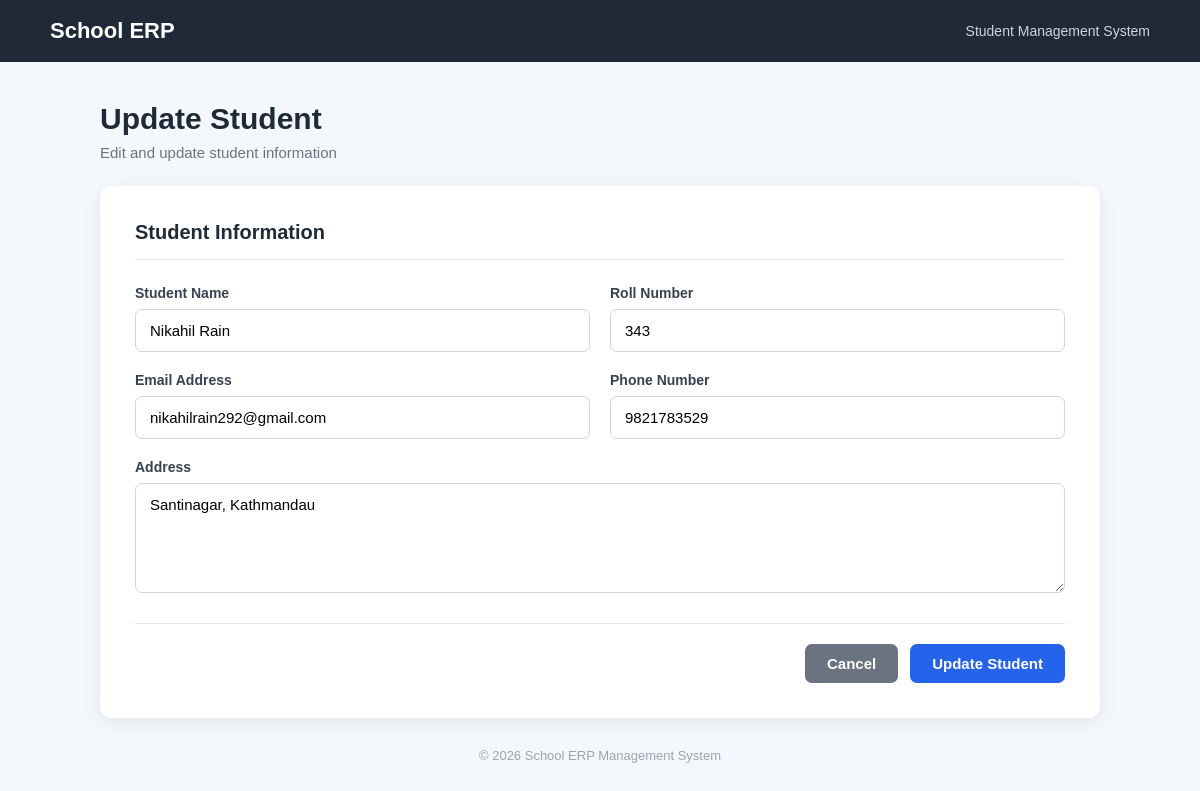
Page /students/update/3/ on the committed database.
### students/models.py (models this page shows, shortened)
class Student(models.Model):
    name = models.CharField(max_length=100)
    roll_no = models.IntegerField(unique=True)
    address = models.TextField()
    email = models.EmailField(unique=True)
    phone = models.TextField(max_length=15)
    gender = models.CharField(max_length=20, blank=True, null=True)
    date_of_birth = models.DateField(null=True, blank=True)
    admission_date = models.DateTimeField(default=timezone.now)

### students/views.py (the view, shortened to what this page needs)
# urls.py: path("update/<int:id>/", views.update_student, name="update_student"),
def update_student(request, id):
    student = get_object_or_404(Student, id=id)
    return render(request, "students/update_student.html", {
    "student": student
})

### students/templates/students/update_student.html (shortened to what this page needs)
<!DOCTYPE html>
<html lang="en">
<head>
</head>
<body>
    <header class="header">
        <div class="logo">
            School ERP
        </div>
        <div class="header-text">
            Student Management System
        </div>
    </header>
    <main class="main-container">
        <div class="page-header">
            <h1>
                Update Student
            </h1>
            <p>
                Edit and update student information
            </p>
        </div>
        <div class="form-card">
            <div class="form-title">
                Student Information
            </div>
            <form method="POST">
                <div class="form-grid">
                    <div class="form-group">
                        <label for="name">
                            Student Name
                        </label>
                        <input type="text" id="name" name="name" value="{{ student.name }}" placeholder="Enter student name" required>
                    </div>
                    <div class="form-group">
                        <label for="roll_no">
                            Roll Number
                        </label>
                        <input type="number" id="roll_no" name="roll_no" value="{{ student.roll_no }}" placeholder="Enter roll number" required>
                    </div>
                    <div class="form-group">
                        <label for="email">
                            Email Address
                        </label>
                        <input type="email" id="email" name="email" value="{{ student.email }}" placeholder="Enter email address" required>
                    </div>
                    <div class="form-group">
                        <label for="phone">
                            Phone Number
                        </label>
                        <input type="text" id="phone" name="phone" value="{{ student.phone }}" placeholder="Enter phone number" required>
                    </div>
                    <div class="form-group full-width">
                        <label for="address">
                            Address
                        </label>
                        <textarea id="address" name="address" placeholder="Enter student address" required>{{ student.address }}</textarea>
                    </div>
                </div>
                <div class="button-section">
                    <a href="{% url 'student' %}" class="btn cancel-btn">
                        Cancel
                    </a>
                    <button type="submit" class="btn update-btn">
                        Update Student
                    </button>
                </div>
            </form>
        </div>
        <div class="footer">
            © 2026 School ERP Management System
        </div>
    </main>
</body>
</html>

### students/templates/students/update_student.html (style rules this page uses)
* { margin: 0; padding: 0; box-sizing: border-box; }
body { font-family: Arial, Helvetica, sans-serif; background: #f4f7fb; color: #333; }
.header { background: #1f2937; color: white; padding: 18px 50px; display: flex; justify-content: space-between; align-items: center; }
.logo { font-size: 22px; font-weight: bold; }
.header-text { font-size: 14px; color: #d1d5db; }
.main-container { width: 90%; max-width: 1000px; margin: 40px auto; }
.page-header { margin-bottom: 25px; }
.page-header h1 { font-size: 30px; color: #1f2937; margin-bottom: 8px; }
.page-header p { color: #6b7280; font-size: 15px; }
.form-card { background: white; border-radius: 12px; padding: 35px; box-shadow: 0 5px 20px rgba(0, 0, 0, 0.08); }
.form-title { font-size: 20px; font-weight: bold; color: #1f2937; margin-bottom: 25px; padding-bottom: 15px; border-bottom: 1px solid #e5e7eb; }
.form-grid { display: grid; grid-template-columns: 1fr 1fr; gap: 20px; }
.form-group { display: flex; flex-direction: column; }
.full-width { grid-column: 1 / -1; }
.form-group label { font-weight: bold; font-size: 14px; margin-bottom: 8px; color: #374151; }
.form-group input, .form-group textarea { width: 100%; padding: 12px 14px; border: 1px solid #d1d5db; border-radius: 7px; font-size: 15px; outline: none; transition: 0.3s; font-family: Arial, sans-serif; }
.form-group textarea { height: 110px; resize: vertical; }
.button-section { display: flex; justify-content: flex-end; gap: 12px; margin-top: 30px; padding-top: 20px; border-top: 1px solid #e5e7eb; }
.btn { padding: 11px 22px; border-radius: 7px; text-decoration: none; font-size: 15px; font-weight: bold; cursor: pointer; border: none; }
.update-btn { background: #2563eb; color: white; }
.cancel-btn { background: #6b7280; color: white; }
.footer { text-align: center; margin-top: 30px; color: #9ca3af; font-size: 13px; }

### rows in the picture
Student: name "Nikahil Rain", roll_no "343", email "nikahilrain292@gmail.com", phone "9821783529", address "Santinagar, Kathmandau"
